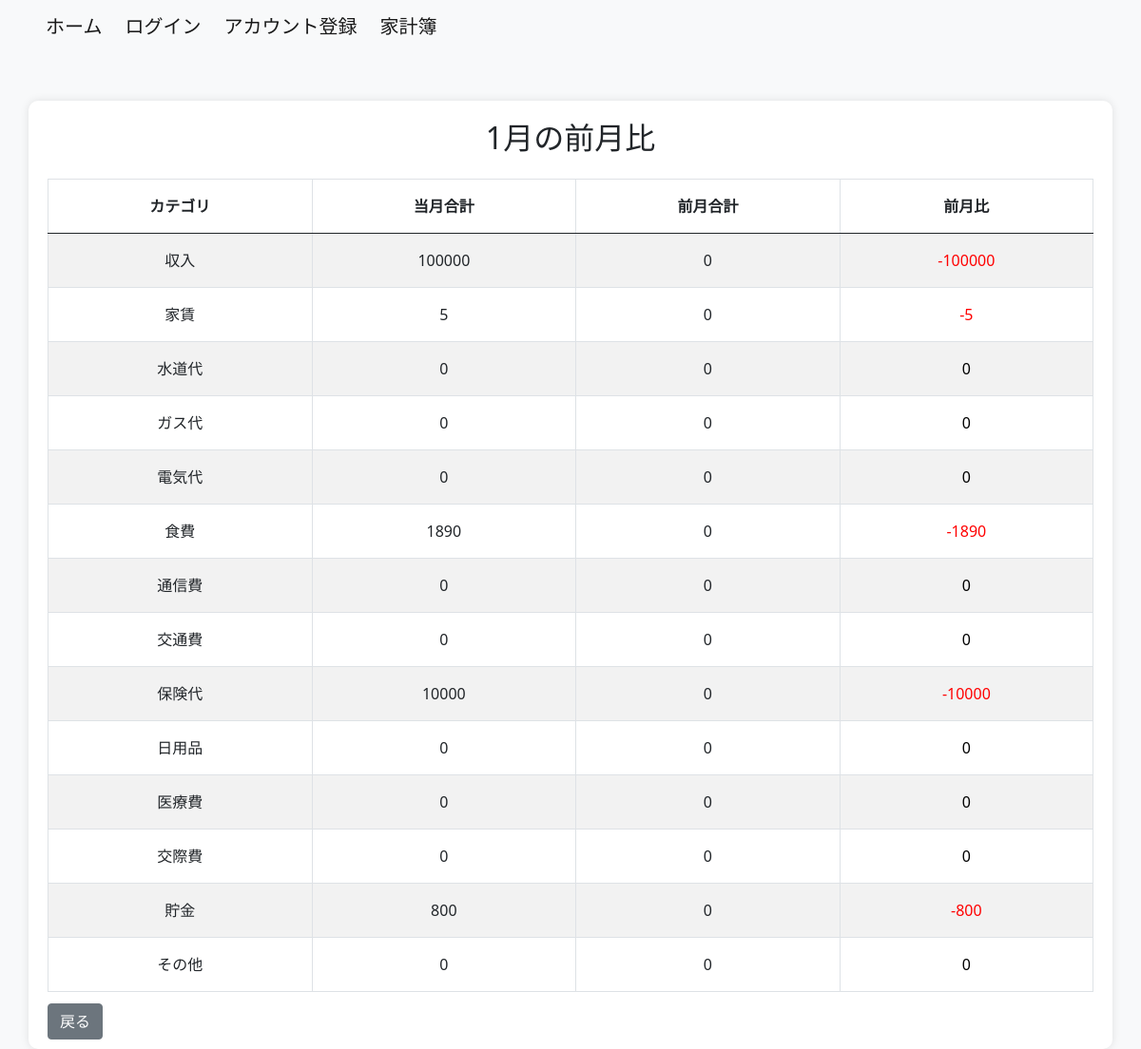
/household_budget/monthly-comparison/2024/1/, run on the app's committed database.
### household_budget/models.py (models this page shows, shortened)
class Category(models.Model):
    category_name = models.CharField(max_length=50)
    class Meta:
        db_table = 'category'

### household_budget/views.py (the view)
# urls.py: path('monthly-comparison/<int:year>/<int:month>/', MonthlyComparisonView.as_view(), name='monthly_comparison'),
class MonthlyComparisonView(TemplateView):
    template_name = 'm_comparison.html'
    def get_context_data(self, **kwargs):
        context = super().get_context_data(**kwargs)
        year = self.kwargs.get('year')
        month = self.kwargs.get('month')
        current_month_data = Transaction.objects.filter(event_date__year=year, event_date__month=month)
        last_month = datetime(year, month, 1) - timedelta(days=1)
        last_month_data = Transaction.objects.filter(event_date__year=last_month.year, event_date__month=last_month.month)
        current_month_totals = current_month_data.values('category__category_name').annotate(total_amount=Sum('amount'))
        last_month_totals = last_month_data.values('category__category_name').annotate(total_amount=Sum('amount'))
        categories = Category.objects.all()
        comparison_data = []
        for category in categories:
            current_amount = next((item['total_amount'] for item in current_month_totals if item['category__category_name'] == category.category_name), 0)
            last_amount = next((item['total_amount'] for item in last_month_totals if item['category__category_name'] == category.category_name), 0)
            comparison_data.append({
                'category': category.category_name,
                'current_amount': current_amount,
                'last_amount': last_amount,
                'percentage_change': last_amount - current_amount
            })
        context['year'] = year
        context['month'] = month
        context['comparison_data'] = comparison_data
        return context

### household_budget/templates/m_comparison.html (shortened to what this page needs)
{% extends 'base.html' %}
{% block content %}
<div class="container">
    <div class="row">
        <div class="col-md-12">
                {% if comparison_data %}
                <h2>{{ month }}月の前月比</h2>
                <table class="table table-striped table-bordered mt-4">
                    <thead class="thead-dark">
                        <tr>
                            <th>カテゴリ</th>
                            <th>当月合計</th>
                            <th>前月合計</th>
                            <th>前月比</th>
                        </tr>
                    </thead>
                    <tbody>
                        {% for item in comparison_data %}
                            <tr>
                                <td>{{ item.category }}</td>
                                <td>{{ item.current_amount }}</td>
                                <td>{{ item.last_amount }}</td>
                                <td style="color: {% if item.percentage_change >= 0 %}black{% else %}red{% endif %}">{{ item.percentage_change }}</td>
                            </tr>
                        {% endfor %}
                    </tbody>
                </table>
                {% else %}
                <p>前月のデータがありません。</p>
                {% endif %}
                <br>
                <div class="d-flex justify-content-start mt-3">
                <a href="{% url 'accounts:user' %}" class="btn btn-secondary ml-2">戻る</a>
            </div>
        </div>
    </div>
</div>
{% endblock %}

### household_budget/templates/m_comparison.html (style rules this page uses)
body { background-color: #f8f9fa; }
.container { background-color: #ffffff; border-radius: 10px; box-shadow: 0 0 10px rgba(0, 0, 0, 0.1); margin-top: 50px; padding: 20px; text-align: center; position: relative; }
.table { width: 100%; max-width: 100%; margin: 0 auto; border-collapse: collapse; text-align: center; }
.table th, .table td { padding: 1rem; vertical-align: middle; border: 1px solid #dee2e6; }
.btn-secondary { position: absolute; bottom: 10px; margin-top: 20px; }

### data on the page
Category: category "収入"
Category: category "家賃"
Category: category "水道代"
Category: category "ガス代"
Category: category "電気代"
Category: category "食費"
Category: category "通信費"
Category: category "交通費"
Category: category "保険代"
Category: category "日用品"
Category: category "医療費"
Category: category "交際費"
Category: category "貯金"
Category: category "その他"

### other printed values
{{ month }} "1"
{{ item.current_amount }} "100000" "5" "0" "0" "0" "1890" "0" "0" "10000" "0" "0" "0" "800" "0"
{{ item.last_amount }} "0" "0" "0" "0" "0" "0" "0" "0" "0" "0" "0" "0" "0" "0"
{{ item.percentage_change }} "-100000" "-5" "0" "0" "0" "-1890" "0" "0" "-10000" "0" "0" "0" "-800" "0"
